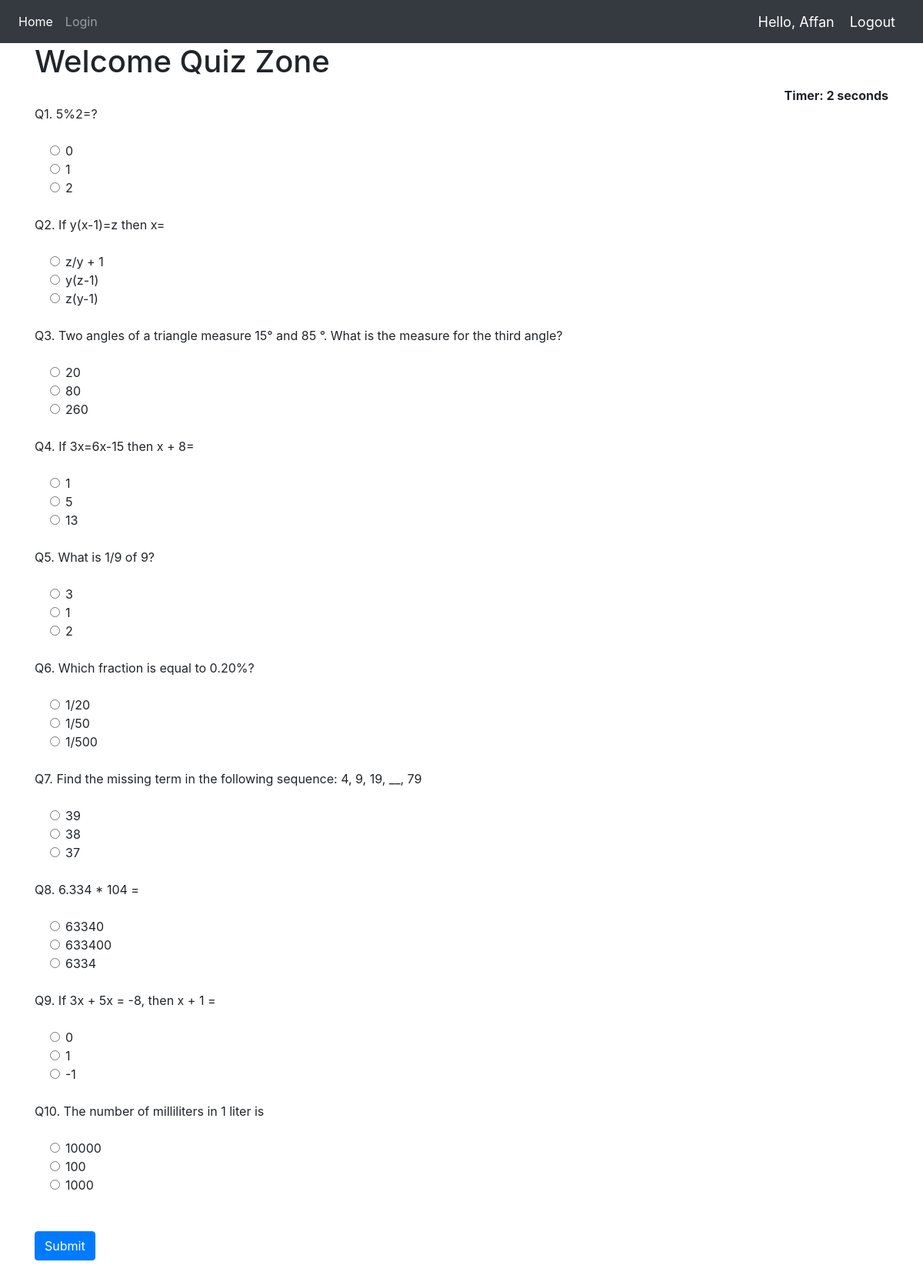
The app's page /takeQuiz/1 (signed in) with its own data.
### Quiz/models.py (models this page shows, shortened)
class Question(models.Model):
    quiz=models.ForeignKey(Quiz,related_name='quiz_question',on_delete=models.CASCADE)
    question=models.CharField(max_length=300,null=True)
    option_1=models.CharField(max_length=200,null=True)
    option_2=models.CharField(max_length=200,null=True)
    option_3=models.CharField(max_length=200,null=True)
    answer=models.CharField(max_length=200,null=True)
    mark=models.IntegerField(default=1)

### Quiz/views.py (the view)
# urls.py: path('takeQuiz',TakeQuiz,name='takeQuiz'),
def TakeQuiz(request,quiz_id):
    if request.user.is_authenticated:
        quiz_instance=Quiz.objects.get(pk=quiz_id)
        if request.method == 'POST':
            print(request.POST)
            questions=Question.objects.filter(quiz=quiz_instance)
            score=0
            wrong=0
            correct=0
            total=0
            for q in questions:
                total+=1
                if q.answer ==  request.POST.get(q.question):
                    score+=q.mark
                    correct+=1
                else:
                    wrong+=1
            percent = score/(total*q.mark) *100
            context = {
                'score':score,
                'time': request.POST.get('timer'),
                'correct':correct,
                'wrong':wrong,
                'percent':percent,
                'total':total,
                'questions':questions
            }
            return render(request,'Quiz/result.html',context)
        else:
            questions=Question.objects.filter(quiz=quiz_instance)
            context = {
                'questions':questions,
                'quiz':quiz_instance
            }
            return render(request,'Quiz/takeQuiz.html',context)
    else:
        return redirect('register')

### Quiz/templates/Quiz/takeQuiz.html (shortened to what this page needs)
{% extends 'base.html' %}
{% block content %}
{% load static %}
<div class="container ">
<h1>Welcome Quiz Zone</h1>
{% if questions %}
<div align="right " id="displaytimer"><b>Timer: 0 seconds</b></div>
 <form method='post' action=''>
    {% for q  in questions %}
    <div class="form-group">
      <label for="question">Q{{ forloop.counter }}. {{q.question}}</label>
    </div>
    <div class="form-check">
        <div class="form-check">
            <input class="form-check-input" type="radio" name="{{q.question}}" id="gridRadios1" value="{{q.option_1}}">
            <label class="form-check-label" for="gridRadios1">
                {{q.option_1}}
            </label>
        </div>
        <div class="form-check">
            <input class="form-check-input" type="radio" name="{{q.question}}" id="gridRadios2" value="{{q.option_2}}">
            <label class="form-check-label" for="gridRadios2">
                {{q.option_2}}
            </label>
        </div>
        <div class="form-check">
            <input class="form-check-input" type="radio" name="{{q.question}}" id="gridRadios1" value="{{q.option_3}}">
            <label class="form-check-label" for="gridRadios1">
                {{q.option_3}}
            </label>
        </div>
        <br>
    </div>
    {% endfor %}
    <br>
    <button type="submit" class="btn btn-primary">Submit</button>
  </form>
</div>
{% else  %}
<h4>This quiz has no question!</h4>
{% endif %}
{% endblock %}

### templates/base.html (shortened to what this page needs)
{% load static %}
<html>
    <head>
        <link rel="stylesheet" href="https://stackpath.bootstrapcdn.com/bootstrap/4.5.0/css/bootstrap.min.css">
    </head>
    <body>
<nav class="navbar navbar-expand-lg navbar-dark bg-dark">
  <div class="collapse navbar-collapse" id="navbarNav">
    <ul class="navbar-nav">
      <li class="nav-item active">
        <a class="nav-link" href="{% url 'home'%}">Home</a>
      </li>
      <li class="nav-item">
        <a class="nav-link" href="{% url 'login'%}">Login</a>
      </li>
    </ul>
  </div>
  <span class="greet">Hello, {{request.user}}</span>
  {% if request.user.is_authenticated %}
  <span ><a  class="greet" href="{%url 'logout'%}">Logout</a></span>
  {% endif %}
</nav>
        {% block content %}
        {% endblock %}
        <br>
  </body>
</html>

### templates/base.html (style rules this page uses)
.greet { font-size: 18px; color: #fff; margin-right: 20px; }

### records on screen
Question: question "5%2=?", option_1 "0", option_2 "1", option_3 "2"
Question: question "If y(x-1)=z then x=", option_1 "z/y + 1", option_2 "y(z-1)", option_3 "z(y-1)"
Question: question "Two angles of a triangle measure 15° and 85 °. What is the measure for the third angle?", option_1 "20", option_2 "80", option_3 "260"
Question: question "If 3x=6x-15 then x + 8=", option_1 "1", option_2 "5", option_3 "13"
Question: question "What is 1/9 of 9?", option_1 "3", option_2 "1", option_3 "2"
Question: question "Which fraction is equal to 0.20%?", option_1 "1/20", option_2 "1/50", option_3 "1/500"
Question: question "Find the missing term in the following sequence: 4, 9, 19, __, 79", option_1 "39", option_2 "38", option_3 "37"
Question: question "6.334 * 104 =", option_1 "63340", option_2 "633400", option_3 "6334"
Question: question "If 3x + 5x = -8, then x + 1 =", option_1 "0", option_2 "1", option_3 "-1"
Question: question "The number of milliliters in 1 liter is", option_1 "10000", option_2 "100", option_3 "1000"

### other values on screen
{{ request.user }} "Affan"
